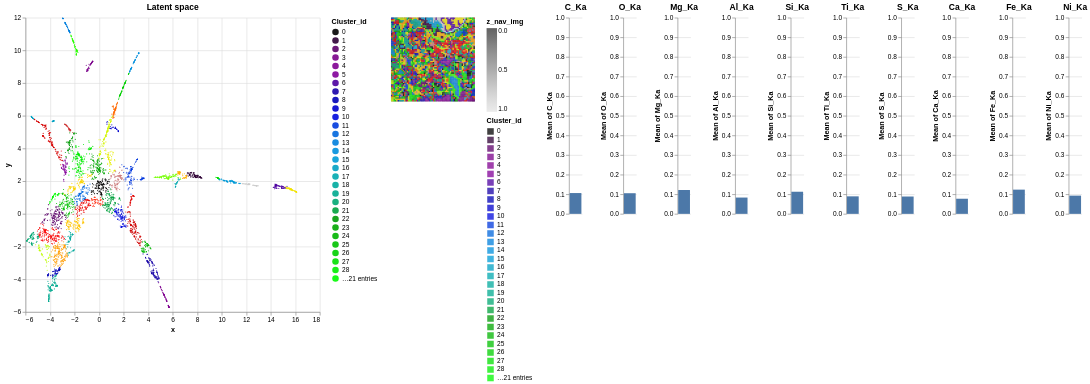

The notebook cell this image was saved under:
### Code cell
gui.check_latent_space(ps=ps_gmm,show_map=True,ratio_to_be_shown=1.0)

### Figure 1 — Vega-Lite specification as saved in the notebook (floating-point values rounded to 4 significant figures; data arrays with more than 128 entries replaced by an {"elided": "..."} marker saying what was removed)
{"config": {"view": {"continuousWidth": 300, "continuousHeight": 300, "strokeWidth": 0}}, "hconcat": [{"data": {"name": "data-f6f14d0e702d7117ec5ee1166d9f2440"}, "mark": {"type": "circle", "size": 3}, "encoding": {"color": {"field": "Cluster_id", "scale": {"domain": [0, 1, 2, 3, 4, 5, 6, 7, 8, 9, 10, 11, 12, 13, 14, 15, 16, 17, 18, 19, 20, 21, 22, 23, 24, 25, 26, 27, 28, 29, 30, 31, 32, 33, 34, 35, 36, 37, 38, 39, 40, 41, 42, 43, 44, 45, 46, 47, 48, 49], "range": ["#000000", "#2e0035", "#5d006a", "#7a008a", "#800091", "#820099", "#4d00a0", "#1700a7", "#0000b5", "#0000cd", "#0009dd", "#0038dd", "#0066dd", "#007fdd", "#008fdd", "#009bd7", "#00a1c3", "#00a8af", "#00aa9d", "#00aa8f", "#00a772", "#00a03d", "#009a07", "#00a600", "#00b400", "#00c100", "#00cf00", "#00df00", "#00ec00", "#00f900", "#2bff00", "#75ff00", "#bffd00", "#d3f600", "#e7ef00", "#f2e400", "#fad400", "#ffc500", "#ffb100", "#ff9d00", "#ff6900", "#ff2000", "#f90000", "#eb0000", "#de0000", "#d50000", "#cf0000", "#cc2c2c", "#cc7c7c", "#cccccc"]}, "type": "nominal"}, "opacity": {"condition": {"param": "param_1", "value": 0.9}, "value": 0.1}, "tooltip": [{"field": "Cluster_id", "type": "nominal"}, {"field": "x", "format": ",.2f", "type": "quantitative"}, {"field": "y", "format": ",.2f", "type": "quantitative"}], "x": {"field": "x", "type": "quantitative"}, "y": {"field": "y", "type": "quantitative"}}, "height": 450, "name": "view_2", "title": {"text": "Latent space"}, "width": 450}, {"layer": [{"data": {"name": "data-c6d3e8bcdc2a61eac0fffeed907ec2c2"}, "mark": {"type": "square", "size": 6}, "encoding": {"color": {"field": "z_nav_img", "scale": {"domain": [1.0, 0.0], "scheme": "greys"}, "type": "quantitative"}, "x": {"axis": null, "field": "x_nav_img", "type": "ordinal"}, "y": {"axis": null, "field": "y_nav_img", "type": "ordinal"}}}, {"data": {"name": "data-f6f14d0e702d7117ec5ee1166d9f2440"}, "mark": {"type": "square", "size": 5}, "encoding": {"color": {"field": "Cluster_id", "scale": {"domain": [0, 1, 2, 3, 4, 5, 6, 7, 8, 9, 10, 11, 12, 13, 14, 15, 16, 17, 18, 19, 20, 21, 22, 23, 24, 25, 26, 27, 28, 29, 30, 31, 32, 33, 34, 35, 36, 37, 38, 39, 40, 41, 42, 43, 44, 45, 46, 47, 48, 49], "range": ["#000000", "#2e0035", "#5d006a", "#7a008a", "#800091", "#820099", "#4d00a0", "#1700a7", "#0000b5", "#0000cd", "#0009dd", "#0038dd", "#0066dd", "#007fdd", "#008fdd", "#009bd7", "#00a1c3", "#00a8af", "#00aa9d", "#00aa8f", "#00a772", "#00a03d", "#009a07", "#00a600", "#00b400", "#00c100", "#00cf00", "#00df00", "#00ec00", "#00f900", "#2bff00", "#75ff00", "#bffd00", "#d3f600", "#e7ef00", "#f2e400", "#fad400", "#ffc500", "#ffb100", "#ff9d00", "#ff6900", "#ff2000", "#f90000", "#eb0000", "#de0000", "#d50000", "#cf0000", "#cc2c2c", "#cc7c7c", "#cccccc"]}, "type": "nominal"}, "opacity": {"condition": {"param": "param_1", "value": 0.75}, "value": 0}, "x": {"axis": null, "field": "x_id", "type": "ordinal"}, "y": {"axis": null, "field": "y_id", "type": "ordinal"}}, "name": "view_1"}], "height": 128, "width": 128}, {"hconcat": [{"mark": {"type": "bar"}, "encoding": {"y": {"aggregate": "mean", "field": "C_Ka", "scale": {"domain": [0, 1]}, "type": "quantitative"}}, "title": {"text": "C_Ka"}, "transform": [{"filter": {"param": "param_1"}}]}, {"mark": {"type": "bar"}, "encoding": {"y": {"aggregate": "mean", "field": "O_Ka", "scale": {"domain": [0, 1]}, "type": "quantitative"}}, "title": {"text": "O_Ka"}, "transform": [{"filter": {"param": "param_1"}}]}, {"mark": {"type": "bar"}, "encoding": {"y": {"aggregate": "mean", "field": "Mg_Ka", "scale": {"domain": [0, 1]}, "type": "quantitative"}}, "title": {"text": "Mg_Ka"}, "transform": [{"filter": {"param": "param_1"}}]}, {"mark": {"type": "bar"}, "encoding": {"y": {"aggregate": "mean", "field": "Al_Ka", "scale": {"domain": [0, 1]}, "type": "quantitative"}}, "title": {"text": "Al_Ka"}, "transform": [{"filter": {"param": "param_1"}}]}, {"mark": {"type": "bar"}, "encoding": {"y": {"aggregate": "mean", "field": "Si_Ka", "scale": {"domain": [0, 1]}, "type": "quantitative"}}, "title": {"text": "Si_Ka"}, "transform": [{"filter": {"param": "param_1"}}]}, {"mark": {"type": "bar"}, "encoding": {"y": {"aggregate": "mean", "field": "Ti_Ka", "scale": {"domain": [0, 1]}, "type": "quantitative"}}, "title": {"text": "Ti_Ka"}, "transform": [{"filter": {"param": "param_1"}}]}, {"mark": {"type": "bar"}, "encoding": {"y": {"aggregate": "mean", "field": "S_Ka", "scale": {"domain": [0, 1]}, "type": "quantitative"}}, "title": {"text": "S_Ka"}, "transform": [{"filter": {"param": "param_1"}}]}, {"mark": {"type": "bar"}, "encoding": {"y": {"aggregate": "mean", "field": "Ca_Ka", "scale": {"domain": [0, 1]}, "type": "quantitative"}}, "title": {"text": "Ca_Ka"}, "transform": [{"filter": {"param": "param_1"}}]}, {"mark": {"type": "bar"}, "encoding": {"y": {"aggregate": "mean", "field": "Fe_Ka", "scale": {"domain": [0, 1]}, "type": "quantitative"}}, "title": {"text": "Fe_Ka"}, "transform": [{"filter": {"param": "param_1"}}]}, {"mark": {"type": "bar"}, "encoding": {"y": {"aggregate": "mean", "field": "Ni_Ka", "scale": {"domain": [0, 1]}, "type": "quantitative"}}, "title": {"text": "Ni_Ka"}, "transform": [{"filter": {"param": "param_1"}}]}], "data": {"name": "data-f6f14d0e702d7117ec5ee1166d9f2440"}}], "params": [{"name": "param_1", "select": {"type": "interval"}, "views": ["view_2", "view_1"]}, {"name": "param_2", "select": {"type": "interval", "on": "[mousedown[event.shiftKey], mouseup] > mousemove", "translate": "[mousedown[event.shiftKey], mouseup] > mousemove!", "zoom": "wheel![event.shiftKey]"}, "bind": "scales", "views": ["view_2"]}], "resolve": {"legend": {"color": "independent"}}, "$schema": "https://vega.github.io/schema/vega-lite/v5.14.1.json", "datasets": {"data-f6f14d0e702d7117ec5ee1166d9f2440": {"elided": "4096 records"}, "data-c6d3e8bcdc2a61eac0fffeed907ec2c2": {"elided": "4096 records"}}}
